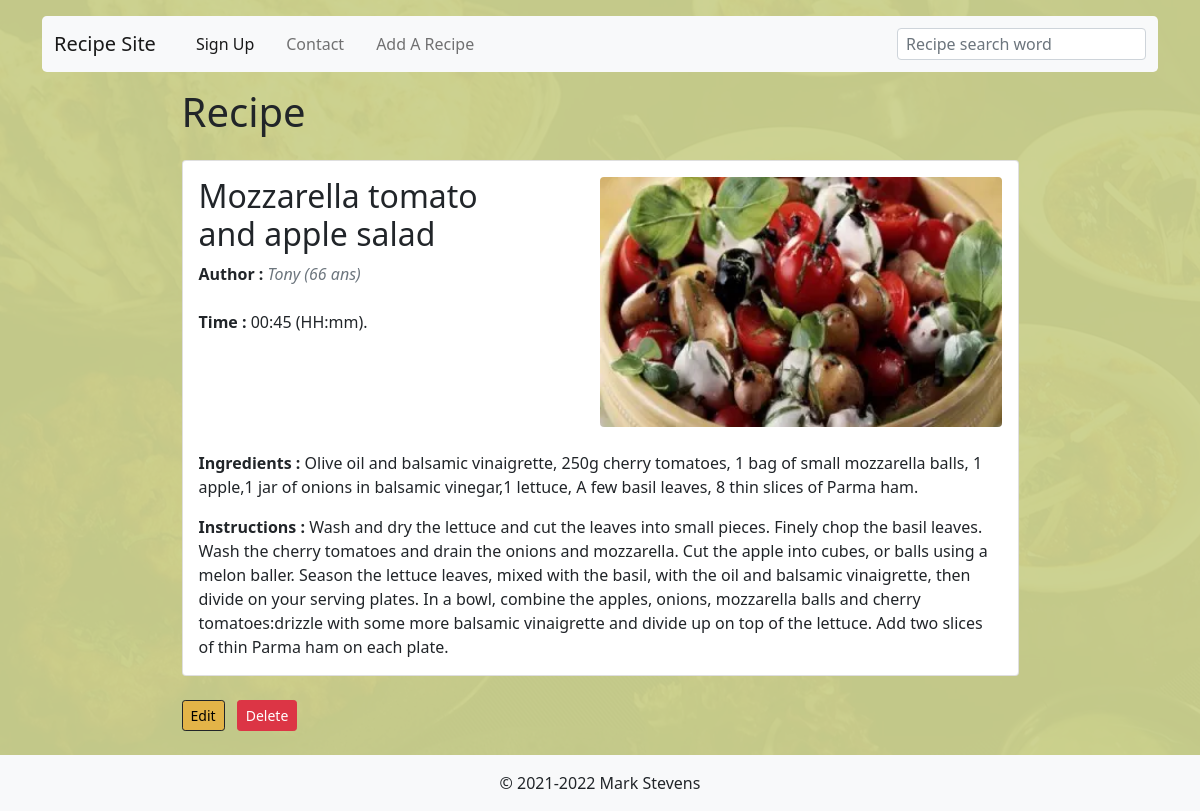
The app's page /recipes/read.php?id=88 (signed in) with its own data.
### tables this page shows
CREATE TABLE `recipes` (
  `recipe_id` int(11) NOT NULL,
  `title` varchar(128) NOT NULL,
  `summary` text NOT NULL,
  `duration` time NOT NULL,
  `ingredients` text NOT NULL,
  `recipe` text NOT NULL,
  `author` varchar(512) NOT NULL,
  `image` varchar(256) NOT NULL,
  `is_enabled` tinyint(1) NOT NULL
);

CREATE TABLE `users` (
  `user_id` int(11) NOT NULL,
  `full_name` varchar(64) NOT NULL,
  `email` varchar(512) NOT NULL,
  `password` varchar(512) NOT NULL,
  `age` int(11) NOT NULL
);

### variables/variables.php (called while the page is built, shortened)
<?php
  $usersStatement = $mysqlClient->prepare('SELECT * FROM users');
  $usersStatement->execute();
  $users = $usersStatement->fetchAll();
  $rootUrl = (!empty($_SERVER['HTTPS']) ? 'https' : 'http') . '://' . $_SERVER['HTTP_HOST'] . '/';
  ?>

### config/user.php (called while the page is built, shortened)
<?php
include_once($_SERVER['DOCUMENT_ROOT'] . "/config/mysql.php");
include_once($_SERVER['DOCUMENT_ROOT'] . "/variables/variables.php");

### functions/functions.php (called while the page is built, shortened)
<?php
function displayAuthor(string $authorEmail, array $users) : string
{
    for ($i = 0; $i < count($users); $i++) {
        $author = $users[$i];
        if ($authorEmail === $author['email']) {
            return $author['full_name'] . ' (' . $author['age'] . ' ans)';
        }
    }
    return 'utilisateur inconnu';
}

### recipes/read.php (the view, shortened to what this page needs)
<?php session_start();
  include_once($_SERVER['DOCUMENT_ROOT'] . "/config/user.php");
  include_once($_SERVER['DOCUMENT_ROOT'] . "/variables/variables.php");
  include_once($_SERVER['DOCUMENT_ROOT'] . "/functions/functions.php");
  $getData = $_GET;
  $recipe_id = $getData['id'];
  if (!isset($recipe_id) || (!is_numeric($recipe_id)))
  {
    $errorMessage = 'Something seems to have gone wrong. Please try again.';
    echo $errorMessage;
    return;
  }	else {
    $retrieveRecipe = $mysqlClient->prepare('SELECT * FROM `recipes` WHERE recipe_id = :recipe_id');
    $retrieveRecipe->execute([
      'recipe_id' => $recipe_id,
    ]);
    $recipe = $retrieveRecipe->fetch(PDO::FETCH_ASSOC);
  }
?>
<!DOCTYPE html>
<html lang="en">
<head>
    <link href="https://cdn.jsdelivr.net/npm/bootstrap@5.0.2/dist/css/bootstrap.min.css" rel="stylesheet">
    <link rel="stylesheet" href="<?php echo($rootUrl.'/css/style.css'); ?>">
</head>
<body class="backThree d-flex flex-column min-vh-100">
    <main class="container">
      <?php include_once($rootPath.'/include/header.php'); ?>
      <section class="readPage-container mx-auto">
        <h1 class="mb-4">Recipe</h1>
        <div class="card">
          <div class="d-flex flex-column card-body">
            <div class="d-flex flex-column-reverse flex-lg-row justify-content-between mb-3">
              <div class="readPage-summary me-2" >
                <h2 class="readPage-recipeTitle"><?php echo ucfirst($recipe['title']); ?></h2>
                <p class="card-text"><b>Author : </b><i class="text-muted"><?php echo ucfirst(displayAuthor($recipe['author'], $users)); ?></i></p>
                <p class="card-text mt-4"><b>Time : </b><?php echo date("H:i", strtotime($recipe['duration'])); ?> (HH:mm).</p>
              </div>
              <img class="recipe-image readPage-image rounded mb-2" src="<?php echo($rootUrl)?>/recipes/images/<?php echo $recipe['image'] ? $recipe['image'] : 'ImageDefault_NO_DELETE.png' ?>" alt="">
            </div>
              <p class="card-text"><b>Ingredients : </b><?php echo $recipe['ingredients']; ?></p>
              <p class="card-text"><b>Instructions : </b><?php echo $recipe['recipe']; ?></p>
          </div>
        </div>
          <div class="mt-auto">
            <a class="btn btn-warning btn-sm my-4" href="<?php echo($rootUrl)?>recipes/update.php?id=<?php echo($recipe['recipe_id']); ?>">Edit</a>
            <a class="btn btn-danger btn-sm m-2" href="<?php echo($rootUrl)?>recipes/delete.php?id=<?php echo($recipe['recipe_id']); ?>">Delete</a>
          </div>
      </section>
</main>
    <?php include_once($rootPath.'/include/footer.php'); ?>
</body>
</html>

### css/style.css (style rules this page uses)
body { background: #CBD18F; }
.btn-warning { background-color: #E3B448; border-color: #212529; }
.recipe-image { object-fit: cover; width: 100%; height: 200px; }
.readPage-image { height: 250px; }
.readPage-recipeTitle { overflow-wrap: break-word; word-wrap: break-word; -webkit-hyphens: auto; hyphens: auto; }
@media only screen and (max-width: 1200px) and (min-width: 992px) { .readPage-summary { max-width: 325px; } }
.backOne, .backTwo, .backThree { background: #CBD18F; position: relative; height: 100%; width: 100%; }
.backThree::before { content: ""; background: #CBD18F url("backgrounds/asian-fusion.webp") no-repeat center center; background-size: cover; position: absolute; top: 0px; right: 0px; bottom: 0px; left: 0px; opacity: 0.04; z-index: -1; }
@media screen and (min-width: 768px) { .readPage-container { width: 75%; } }
@media screen and (min-width: 992px) { .readPage-image { width: 50%; } }

### records on screen
recipes: title "Mozzarella tomato and apple salad", author.age "Tony (66 ans)", duration "00:45", image (picture), ingredients "Olive oil and balsamic vinaigrette, 250g cherry tomatoes, 1 bag of small mozzarella balls, 1 apple,1 jar of onions in balsamic vinegar,1 lettuce, A few basil leaves, 8 thin slices of Parma ham.", recipe "Wash and dry the lettuce and cut the leaves into small pieces. Finely chop the basil leaves. Wash the cherry tomatoes and drain the onions and mozzarella. Cut the apple into cubes, or balls ​​using a melon baller. Season the lettuce leaves, mixed with the basil, with the oil and balsamic vinaigrette, then divide on your serving plates. In a bowl, combine the apples, onions, mozzarella balls and cherry tomatoes:drizzle with some more balsamic vinaigrette and divide up on top of the lettuce. Add two slices of thin Parma ham on each plate."
